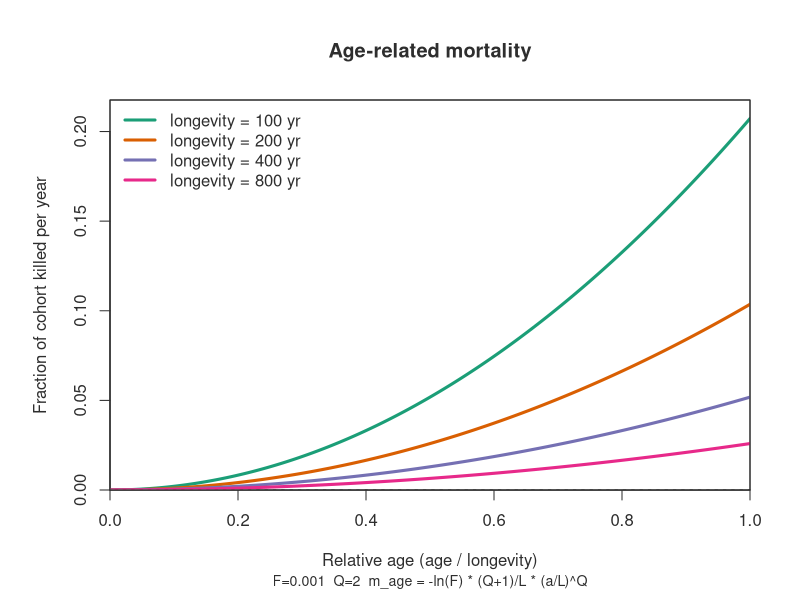
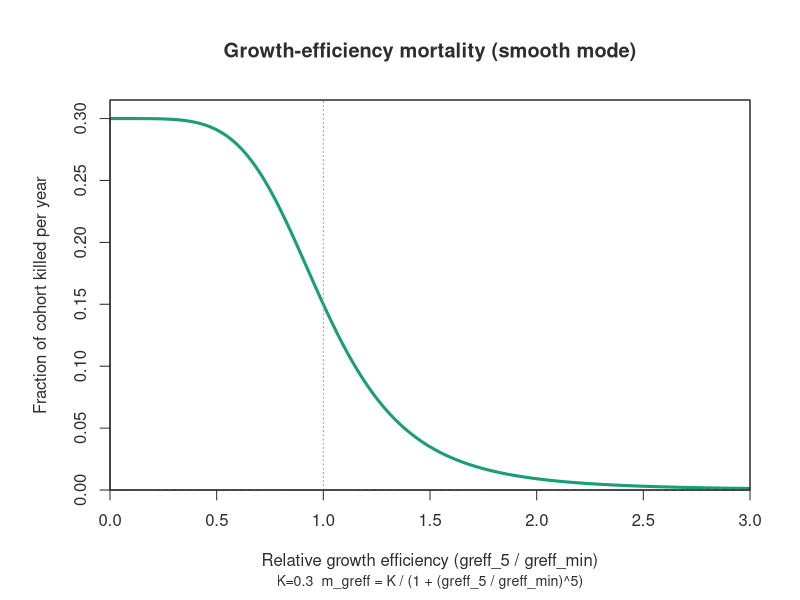
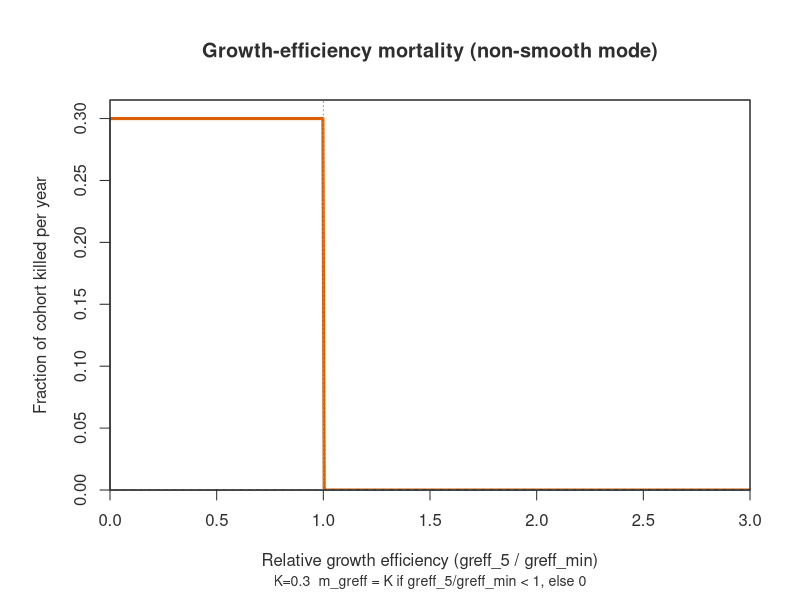
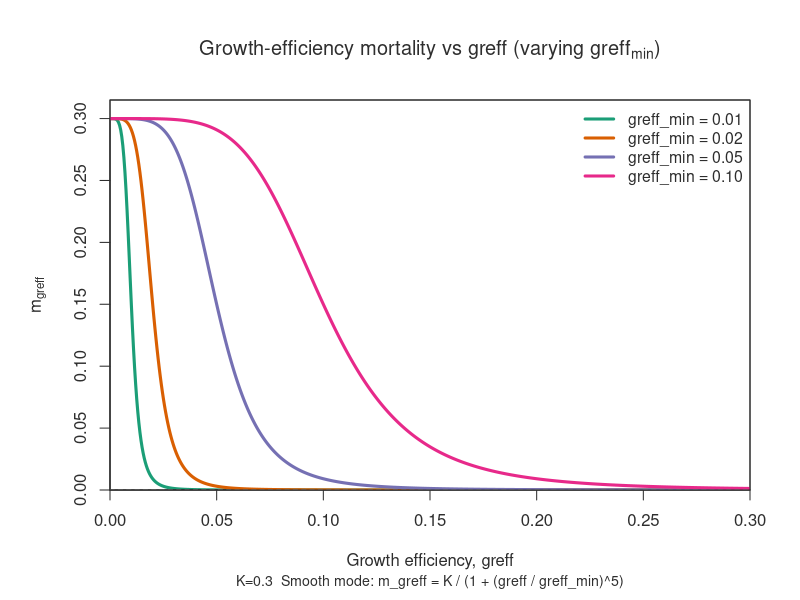
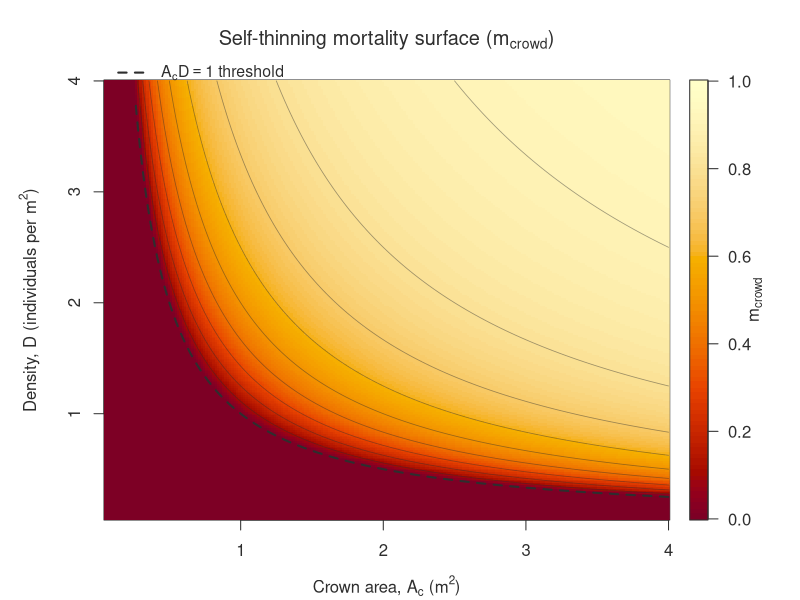
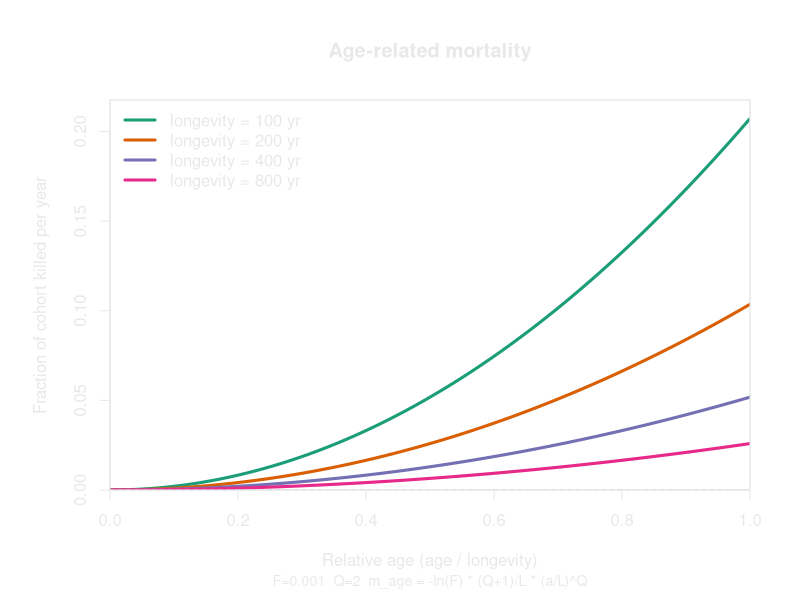
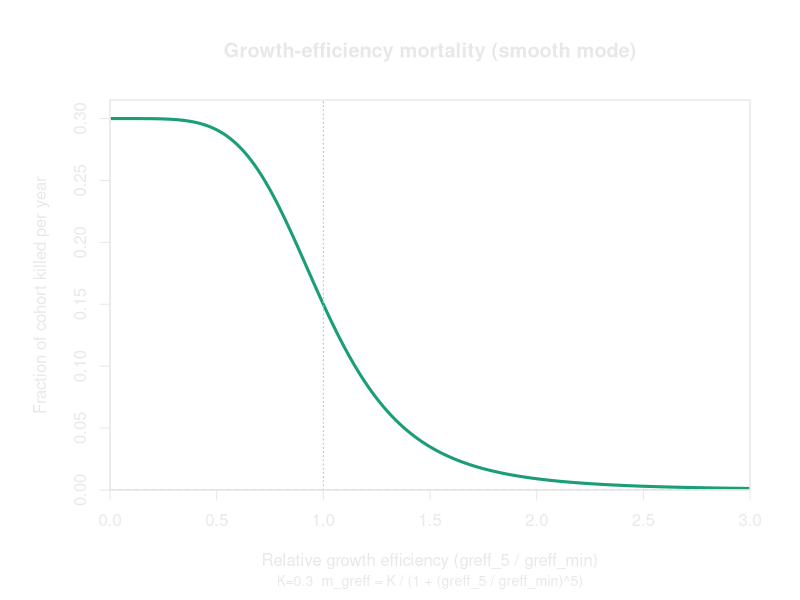
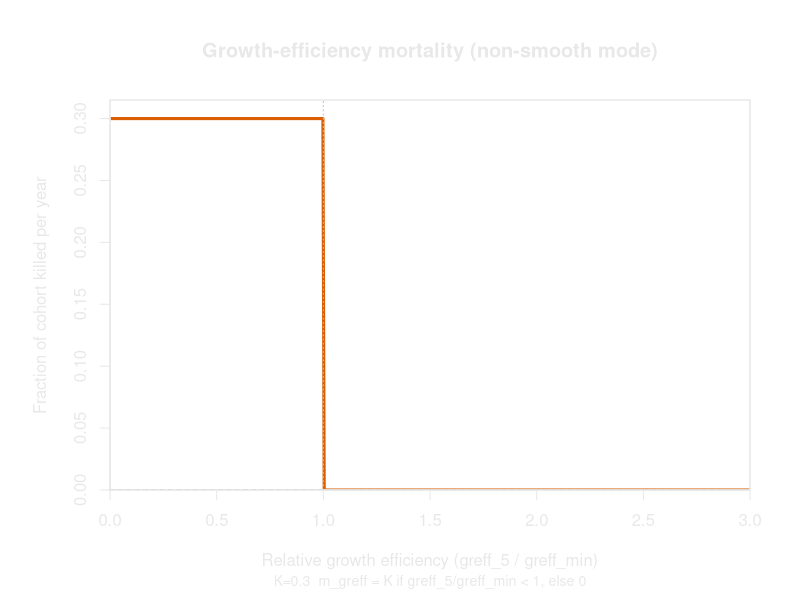

Reproduce these figures in R, in order.
#!/usr/bin/env Rscript

# Plot mortality equations used in mortality_guess().
# Base-R only; no package dependencies.

# ----------------------------
# User-tunable settings
# ----------------------------

# Equation defaults from code/documentation.
f_survive <- 0.001
q_shape <- 2

# Longevity values (years) to compare.
longevity_values <- c(100, 200, 400, 800)

# Growth-efficiency mortality settings.
k_mort <- 0.3
greff_min_values <- c(0.01, 0.02, 0.05, 0.1)

# Output settings.
out_dir <- "docs/science/img/mortality"
out_file_age_light <- file.path(out_dir, "age_mortality_curve-light.svg")
out_file_age_dark <- file.path(out_dir, "age_mortality_curve-dark.svg")
out_file_greff_smooth_light <- file.path(out_dir, "greff_mortality_smooth-light.svg")
out_file_greff_smooth_dark <- file.path(out_dir, "greff_mortality_smooth-dark.svg")
out_file_greff_step_light <- file.path(out_dir, "greff_mortality_step-light.svg")
out_file_greff_step_dark <- file.path(out_dir, "greff_mortality_step-dark.svg")
out_file_greff_by_min_light <- file.path(out_dir, "greff_mortality_vs_greff_by_greffmin-light.svg")
out_file_greff_by_min_dark <- file.path(out_dir, "greff_mortality_vs_greff_by_greffmin-dark.svg")
out_file_crowd_light <- file.path(out_dir, "crowd_mortality_surface-light.svg")
out_file_crowd_dark <- file.path(out_dir, "crowd_mortality_surface-dark.svg")
bg_col <- "transparent"

# Domain for self-thinning mortality plot.
crowd_ac_min <- 0.05
crowd_ac_max <- 4.0
crowd_d_min <- 0.05
crowd_d_max <- 4.0
crowd_points <- 240

# ----------------------------
# Functions
# ----------------------------

mortality_age <- function(age, longevity, f = f_survive, q = q_shape) {
    -log(f) * ((q + 1) / longevity) * (age / longevity)^q
}

mortality_greff_smooth <- function(greff_ratio, k = k_mort) {
    k / (1 + greff_ratio^5)
}

mortality_greff_step <- function(greff_ratio, k = k_mort) {
    ifelse(greff_ratio < 1, k, 0)
}

mortality_crowd <- function(crown_area, density) {
    crowding <- crown_area * density
    ifelse(crowding > 1, (crowding - 1) / crowding, 0)
}

line_cols <- c("#1b9e77", "#d95f02", "#7570b3", "#e7298a", "#66a61e", "#e6ab02")
line_cols <- rep(line_cols, length.out = length(longevity_values))

if (!dir.exists(out_dir)) {
    dir.create(out_dir, recursive = TRUE, showWarnings = FALSE)
}

plot_age_variant <- function(out_file, ink_col, grid_col) {
    svg(out_file, width = 10, height = 6, bg = bg_col)
    par(mar = c(5.5, 5.5, 5.0, 2.5),
        xaxs = "i",
        yaxs = "i",
        bg = bg_col,
        fg = ink_col,
        col.axis = ink_col,
        col.lab = ink_col,
        col.main = ink_col)

    # Use a common relative-age domain so curves are comparable.
    rel_age_vals <- seq(0, 1, length.out = 400)

    curves <- sapply(longevity_values, function(longevity) {
        ages <- rel_age_vals * longevity
        mortality_age(ages, longevity)
    })

    if (is.null(dim(curves))) {
        curves <- matrix(curves, ncol = 1)
    }

    ylim_max <- max(curves, na.rm = TRUE) * 1.05

    plot(rel_age_vals,
         curves[, 1],
         type = "l",
         lwd = 3,
         col = line_cols[1],
         xlab = "Relative age (age / longevity)",
         ylab = "Fraction of cohort killed per year",
         main = "Age-related mortality",
         ylim = c(0, ylim_max))

    if (ncol(curves) > 1) {
        for (i in 2:ncol(curves)) {
            lines(rel_age_vals, curves[, i], lwd = 3, col = line_cols[i])
        }
    }

    abline(h = 0, col = grid_col, lty = 2)
    box(col = ink_col)

    legend("topleft",
           legend = paste0("longevity = ", longevity_values, " yr"),
           col = line_cols[seq_along(longevity_values)],
           lwd = 3,
           bty = "n",
           cex = 1.0,
           text.col = ink_col)

    caption <- paste(sprintf("F=%.3g", f_survive),
                     sprintf("Q=%g", q_shape),
                     "m_age = -ln(F) * (Q+1)/L * (a/L)^Q",
                     sep = "  ")
    mtext(caption, side = 1, line = 4.0, cex = 0.85)

    dev.off()
    message("Wrote: ", out_file)
}

plot_greff_smooth_variant <- function(out_file, ink_col, grid_col) {
    svg(out_file, width = 10, height = 6, bg = bg_col)
    par(mar = c(5.5, 5.5, 5.0, 2.5),
        xaxs = "i",
        yaxs = "i",
        bg = bg_col,
        fg = ink_col,
        col.axis = ink_col,
        col.lab = ink_col,
        col.main = ink_col)

    greff_ratio <- seq(0, 3, length.out = 500)
    mort_vals <- mortality_greff_smooth(greff_ratio)

    plot(greff_ratio,
         mort_vals,
         type = "l",
         lwd = 3,
         col = "#1b9e77",
         xlab = "Relative growth efficiency (greff_5 / greff_min)",
         ylab = "Fraction of cohort killed per year",
         main = "Growth-efficiency mortality (smooth mode)",
         ylim = c(0, max(mort_vals) * 1.05))

    abline(v = 1, col = grid_col, lty = 3)
    abline(h = 0, col = grid_col, lty = 2)
    box(col = ink_col)

    caption <- paste(sprintf("K=%.3g", k_mort),
                     "m_greff = K / (1 + (greff_5 / greff_min)^5)",
                     sep = "  ")
    mtext(caption, side = 1, line = 4.0, cex = 0.85)

    dev.off()
    message("Wrote: ", out_file)
}

plot_greff_step_variant <- function(out_file, ink_col, grid_col) {
    svg(out_file, width = 10, height = 6, bg = bg_col)
    par(mar = c(5.5, 5.5, 5.0, 2.5),
        xaxs = "i",
        yaxs = "i",
        bg = bg_col,
        fg = ink_col,
        col.axis = ink_col,
        col.lab = ink_col,
        col.main = ink_col)

    greff_ratio <- seq(0, 3, length.out = 500)
    mort_vals <- mortality_greff_step(greff_ratio)

    plot(greff_ratio,
         mort_vals,
         type = "l",
         lwd = 3,
         col = "#d95f02",
         xlab = "Relative growth efficiency (greff_5 / greff_min)",
         ylab = "Fraction of cohort killed per year",
         main = "Growth-efficiency mortality (non-smooth mode)",
         ylim = c(0, max(k_mort, mort_vals) * 1.05))

    abline(v = 1, col = grid_col, lty = 3)
    abline(h = 0, col = grid_col, lty = 2)
    box(col = ink_col)

    caption <- paste(sprintf("K=%.3g", k_mort),
                     "m_greff = K if greff_5/greff_min < 1, else 0",
                     sep = "  ")
    mtext(caption, side = 1, line = 4.0, cex = 0.85)

    dev.off()
    message("Wrote: ", out_file)
}

plot_greff_by_min_variant <- function(out_file, ink_col, grid_col) {
    svg(out_file, width = 10, height = 6, bg = bg_col)
    par(mar = c(5.5, 5.5, 5.0, 2.5),
        xaxs = "i",
        yaxs = "i",
        bg = bg_col,
        fg = ink_col,
        col.axis = ink_col,
        col.lab = ink_col,
        col.main = ink_col)

    greff_vals <- seq(0, max(greff_min_values) * 3, length.out = 600)
    curves <- sapply(greff_min_values, function(greff_min_val) {
        mortality_greff_smooth(greff_vals / greff_min_val)
    })

    if (is.null(dim(curves))) {
        curves <- matrix(curves, ncol = 1)
    }

    plot(greff_vals,
         curves[, 1],
         type = "l",
         lwd = 3,
         col = line_cols[1],
         xlab = "Growth efficiency, greff",
         ylab = expression(m[greff]),
         main = expression("Growth-efficiency mortality vs greff (varying " * greff[min] * ")"),
         ylim = c(0, k_mort * 1.05))

    if (ncol(curves) > 1) {
        for (i in 2:ncol(curves)) {
            lines(greff_vals, curves[, i], lwd = 3, col = line_cols[i])
        }
    }

    abline(h = 0, col = grid_col, lty = 2)
    box(col = ink_col)

    legend("topright",
           legend = paste0("greff_min = ", format(greff_min_values, trim = TRUE)),
           col = line_cols[seq_along(greff_min_values)],
           lwd = 3,
           bty = "n",
           cex = 0.95,
           text.col = ink_col)

    caption <- paste(sprintf("K=%.3g", k_mort),
                     "Smooth mode: m_greff = K / (1 + (greff / greff_min)^5)",
                     sep = "  ")
    mtext(caption, side = 1, line = 4.0, cex = 0.85)

    dev.off()
    message("Wrote: ", out_file)
}

plot_crowd_variant <- function(out_file, ink_col, grid_col, palette_name) {
    svg(out_file, width = 10, height = 7, bg = bg_col)
    old_par <- par(no.readonly = TRUE)
    on.exit(par(old_par), add = TRUE)

    # Layout with main panel and color bar panel.
    layout(matrix(c(1, 2), nrow = 1), widths = c(4.8, 0.8))

    par(mar = c(4, 5.2, 4.0, 0.8),
        xaxs = "i",
        yaxs = "i",
        bg = bg_col,
        fg = ink_col,
        col.axis = ink_col,
        col.lab = ink_col,
        col.main = ink_col)

    crown_area_vals <- seq(crowd_ac_min, crowd_ac_max, length.out = crowd_points)
    density_vals <- seq(crowd_d_min, crowd_d_max, length.out = crowd_points)

    z_vals <- outer(crown_area_vals, density_vals, mortality_crowd)
     palette_cols <- hcl.colors(80, palette_name)

     image(crown_area_vals,
           density_vals,
           z_vals,
           col = palette_cols,
           xlab = expression("Crown area, " * A[c] * " (" * m^2 * ")"),
           ylab = expression("Density, " * D * " (individuals per " * m^2 * ")"),
           main = expression("Self-thinning mortality surface (" * m[crowd] * ")"),
           zlim = c(0, 1),
           useRaster = TRUE)

    contour(crown_area_vals,
            density_vals,
            z_vals,
            add = TRUE,
            levels = seq(0.1, 0.9, by = 0.1),
            drawlabels = FALSE,
            col = adjustcolor(ink_col, alpha.f = 0.45),
            lwd = 0.8)

    # Threshold where crowding starts: A_c * D = 1.
    d_threshold <- 1 / crown_area_vals
    valid <- d_threshold >= crowd_d_min & d_threshold <= crowd_d_max
    lines(crown_area_vals[valid], d_threshold[valid], col = ink_col, lwd = 2, lty = 2)

    # One-row horizontal legend above (outside) the main plot area.
    legend("topleft",
           inset = c(0, -0.06),
           legend = as.expression(bquote(A[c] * D == 1 ~ "threshold")),
           lty = 2,
           lwd = 2,
           col = ink_col,
           bty = "n",
           text.col = ink_col,
           cex = 0.95,
           horiz = TRUE,
           xpd = NA)

    # Color bar panel.
    par(mar = c(4, 0.2, 4.0, 4.6),
        xaxs = "i",
        yaxs = "i",
        bg = bg_col,
        fg = ink_col,
        col.axis = ink_col,
        col.lab = ink_col,
        col.main = ink_col)

    zbar <- matrix(seq(0, 1, length.out = 200), nrow = 1)
    image(x = c(0, 1),
          y = seq(0, 1, length.out = ncol(zbar)),
          z = zbar,
          col = palette_cols,
          axes = FALSE,
          xlab = "",
          ylab = "",
          useRaster = TRUE)
    axis(4, at = seq(0, 1, by = 0.2), labels = sprintf("%.1f", seq(0, 1, by = 0.2)), las = 1)
    mtext(expression(m[crowd]), side = 4, line = 1.9)
    box(col = ink_col)

    dev.off()
    message("Wrote: ", out_file)
}

# Light-theme variants.
plot_age_variant(
    out_file = out_file_age_light,
    ink_col = "#2e2e2e",
    grid_col = "#9a9a9a"
)

plot_greff_smooth_variant(
    out_file = out_file_greff_smooth_light,
    ink_col = "#2e2e2e",
    grid_col = "#9a9a9a"
)

plot_greff_step_variant(
    out_file = out_file_greff_step_light,
    ink_col = "#2e2e2e",
    grid_col = "#9a9a9a"
)

plot_greff_by_min_variant(
    out_file = out_file_greff_by_min_light,
    ink_col = "#2e2e2e",
    grid_col = "#9a9a9a"
)

plot_crowd_variant(
    out_file = out_file_crowd_light,
    ink_col = "#2e2e2e",
    grid_col = "#9a9a9a",
    palette_name = "YlOrRd"
)

# Dark-theme variants.
plot_age_variant(
    out_file = out_file_age_dark,
    ink_col = "#e8e8e8",
    grid_col = "#bdbdbd"
)

plot_greff_smooth_variant(
    out_file = out_file_greff_smooth_dark,
    ink_col = "#e8e8e8",
    grid_col = "#bdbdbd"
)

plot_greff_step_variant(
    out_file = out_file_greff_step_dark,
    ink_col = "#e8e8e8",
    grid_col = "#bdbdbd"
)

plot_greff_by_min_variant(
    out_file = out_file_greff_by_min_dark,
    ink_col = "#e8e8e8",
    grid_col = "#bdbdbd"
)

plot_crowd_variant(
    out_file = out_file_crowd_dark,
    ink_col = "#e8e8e8",
    grid_col = "#bdbdbd",
    palette_name = "Inferno"
)
